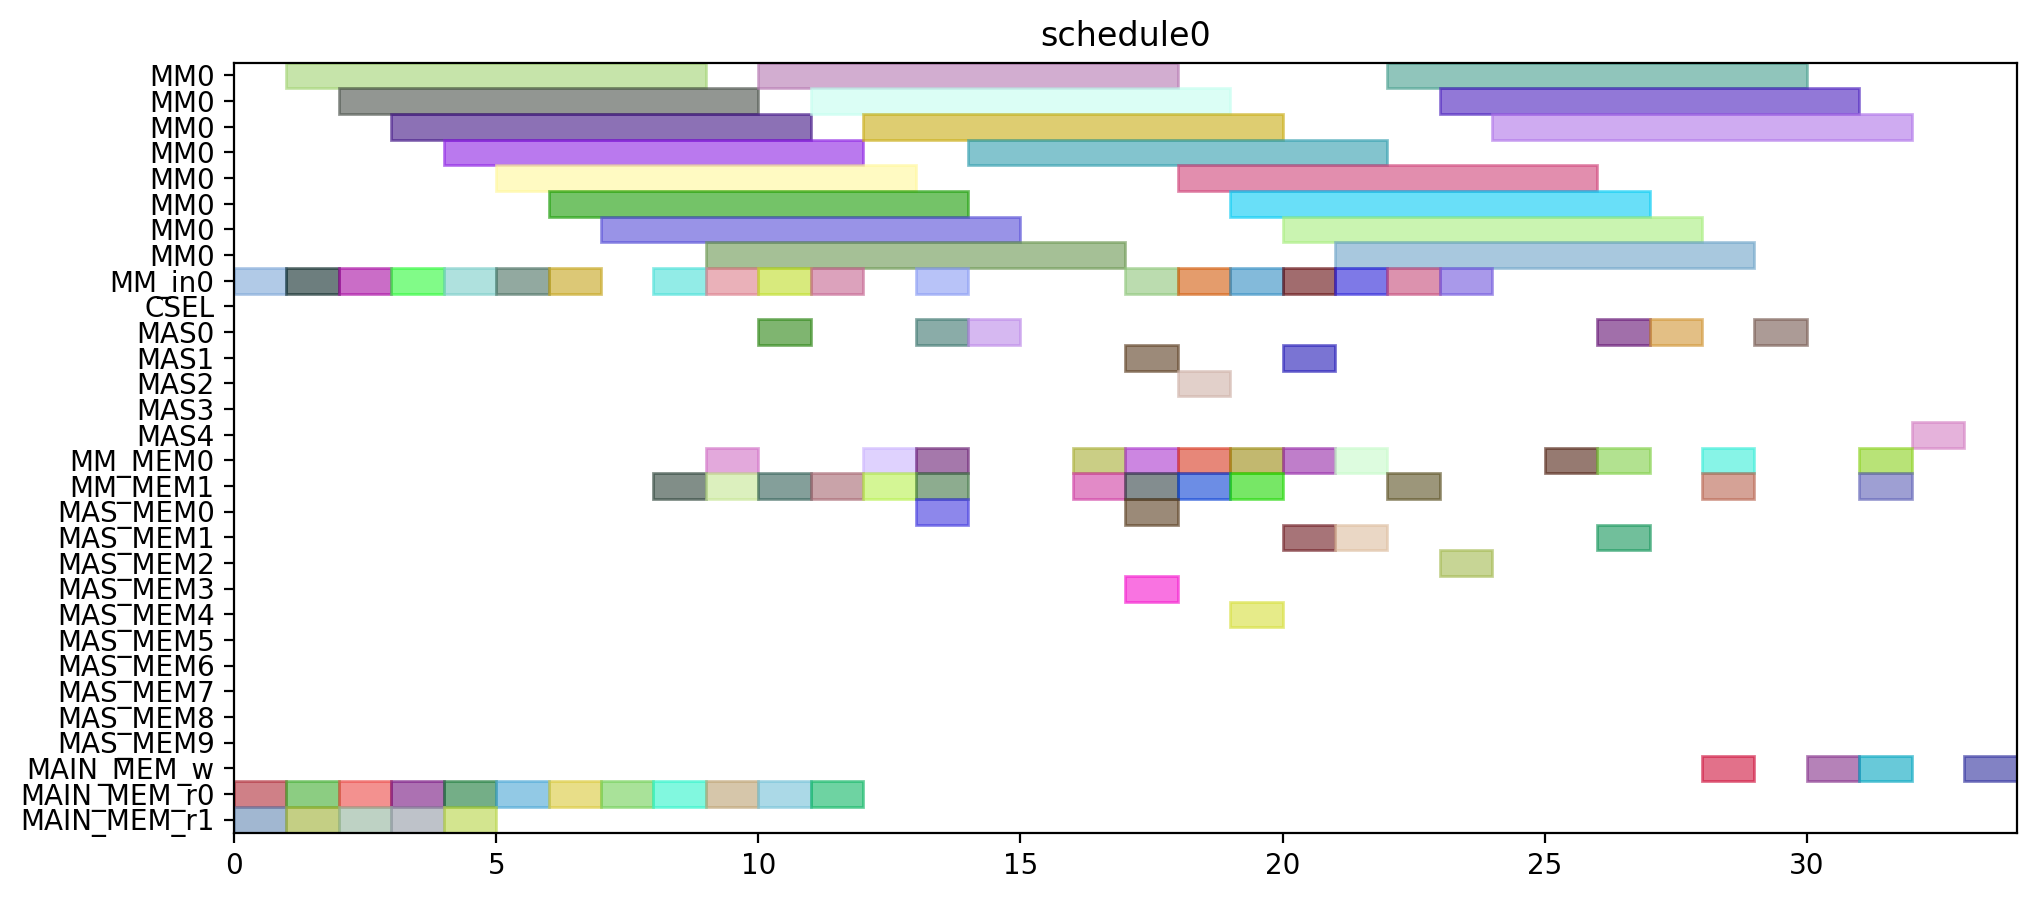

Source code (Python):
from pyschedule import Scenario, solvers, plotters, alt


def solve():
	horizon = 90
	S = Scenario("schedule0", horizon=horizon)

	# resource
	MM = S.Resources('MM', num=1, size=8)
	MM_in = S.Resources('MM_in', num=1)
	CSEL = S.Resource('CSEL')
	MAS = S.Resources('MAS', num=5, size=1, periods=range(1, horizon))
	MM_MEM = S.Resources('MM_MEM', num=2)
	MAS_MEM = S.Resources('MAS_MEM', num=10)
	MAIN_MEM_w = S.Resource('MAIN_MEM_w', size=1)
	MAIN_MEM_r = S.Resources('MAIN_MEM_r', num=2)

	# result of previous scheduling

	# new tasks
	T1_in = S.Task('T1_in', length=1, delay_cost=1)
	T1_in += alt(MM_in)
	T1 = S.Task('T1', length=8, delay_cost=1)
	T1 += alt(MM)
	S += T1>=T1_in

	T1_mem0 = S.Task('T1_mem0', length=1, delay_cost=1)
	T1_mem0 += MAIN_MEM_r[0]
	T2_in = S.Task('T2_in', length=1, delay_cost=1)
	T2_in += alt(MM_in)
	T2 = S.Task('T2', length=8, delay_cost=1)
	T2 += alt(MM)
	S += T2>=T2_in

	T2_mem0 = S.Task('T2_mem0', length=1, delay_cost=1)
	T2_mem0 += MAIN_MEM_r[0]
	T2_mem1 = S.Task('T2_mem1', length=1, delay_cost=1)
	T2_mem1 += MAIN_MEM_r[1]
	T3_in = S.Task('T3_in', length=1, delay_cost=1)
	T3_in += alt(MM_in)
	T3 = S.Task('T3', length=8, delay_cost=1)
	T3 += alt(MM)
	S += T3>=T3_in

	T3_mem0 = S.Task('T3_mem0', length=1, delay_cost=1)
	T3_mem0 += MAIN_MEM_r[0]
	T3_mem1 = S.Task('T3_mem1', length=1, delay_cost=1)
	T3_mem1 += MAIN_MEM_r[1]
	T4_in = S.Task('T4_in', length=1, delay_cost=1)
	T4_in += alt(MM_in)
	T4 = S.Task('T4', length=8, delay_cost=1)
	T4 += alt(MM)
	S += T4>=T4_in

	T4_mem0 = S.Task('T4_mem0', length=1, delay_cost=1)
	T4_mem0 += MAIN_MEM_r[0]
	T4_mem1 = S.Task('T4_mem1', length=1, delay_cost=1)
	T4_mem1 += MAIN_MEM_r[1]
	T5_in = S.Task('T5_in', length=1, delay_cost=1)
	T5_in += alt(MM_in)
	T5 = S.Task('T5', length=8, delay_cost=1)
	T5 += alt(MM)
	S += T5>=T5_in

	T5_mem0 = S.Task('T5_mem0', length=1, delay_cost=1)
	T5_mem0 += MAIN_MEM_r[0]
	T6_in = S.Task('T6_in', length=1, delay_cost=1)
	T6_in += alt(MM_in)
	T6 = S.Task('T6', length=8, delay_cost=1)
	T6 += alt(MM)
	S += T6>=T6_in

	T6_mem0 = S.Task('T6_mem0', length=1, delay_cost=1)
	T6_mem0 += MAIN_MEM_r[0]
	T6_mem1 = S.Task('T6_mem1', length=1, delay_cost=1)
	T6_mem1 += MAIN_MEM_r[1]
	T7_in = S.Task('T7_in', length=1, delay_cost=1)
	T7_in += alt(MM_in)
	T7 = S.Task('T7', length=8, delay_cost=1)
	T7 += alt(MM)
	S += T7>=T7_in

	T7_mem0 = S.Task('T7_mem0', length=1, delay_cost=1)
	T7_mem0 += MAIN_MEM_r[0]
	T7_mem1 = S.Task('T7_mem1', length=1, delay_cost=1)
	T7_mem1 += MAIN_MEM_r[1]
	T8_in = S.Task('T8_in', length=1, delay_cost=1)
	T8_in += alt(MM_in)
	T8 = S.Task('T8', length=8, delay_cost=1)
	T8 += alt(MM)
	S += T8>=T8_in

	T8_mem0 = S.Task('T8_mem0', length=1, delay_cost=1)
	T8_mem0 += MAIN_MEM_r[0]
	T8_mem1 = S.Task('T8_mem1', length=1, delay_cost=1)
	T8_mem1 += alt(MM_MEM)
	S += (T1*MM[0])-1 < T8_mem1*MM_MEM[1]
	S += T8_mem1 <= T8

	T9_in = S.Task('T9_in', length=1, delay_cost=1)
	T9_in += alt(MM_in)
	T9 = S.Task('T9', length=8, delay_cost=1)
	T9 += alt(MM)
	S += T9>=T9_in

	T9_mem0 = S.Task('T9_mem0', length=1, delay_cost=1)
	T9_mem0 += MAIN_MEM_r[0]
	T9_mem1 = S.Task('T9_mem1', length=1, delay_cost=1)
	T9_mem1 += alt(MM_MEM)
	S += (T1*MM[0])-1 < T9_mem1*MM_MEM[1]
	S += T9_mem1 <= T9

	T10_in = S.Task('T10_in', length=1, delay_cost=1)
	T10_in += alt(MM_in)
	T10 = S.Task('T10', length=8, delay_cost=1)
	T10 += alt(MM)
	S += T10>=T10_in

	T10_mem0 = S.Task('T10_mem0', length=1, delay_cost=1)
	T10_mem0 += MAIN_MEM_r[0]
	T10_mem1 = S.Task('T10_mem1', length=1, delay_cost=1)
	T10_mem1 += alt(MM_MEM)
	S += (T3*MM[0])-1 < T10_mem1*MM_MEM[1]
	S += T10_mem1 <= T10

	T11_in = S.Task('T11_in', length=1, delay_cost=1)
	T11_in += alt(MM_in)
	T11 = S.Task('T11', length=8, delay_cost=1)
	T11 += alt(MM)
	S += T11>=T11_in

	T11_mem0 = S.Task('T11_mem0', length=1, delay_cost=1)
	T11_mem0 += MAIN_MEM_r[0]
	T11_mem1 = S.Task('T11_mem1', length=1, delay_cost=1)
	T11_mem1 += alt(MM_MEM)
	S += (T3*MM[0])-1 < T11_mem1*MM_MEM[1]
	S += T11_mem1 <= T11

	T12 = S.Task('T12', length=1, delay_cost=1)
	T12 += alt(MAS)

	T12_mem0 = S.Task('T12_mem0', length=1, delay_cost=1)
	T12_mem0 += alt(MM_MEM)
	S += (T4*MM[0])-1 < T12_mem0*MM_MEM[0]
	S += T12_mem0 <= T12

	T12_mem1 = S.Task('T12_mem1', length=1, delay_cost=1)
	T12_mem1 += alt(MM_MEM)
	S += (T2*MM[0])-1 < T12_mem1*MM_MEM[1]
	S += T12_mem1 <= T12

	T13 = S.Task('T13', length=1, delay_cost=1)
	T13 += alt(MAS)

	T13_mem0 = S.Task('T13_mem0', length=1, delay_cost=1)
	T13_mem0 += alt(MM_MEM)
	S += (T4*MM[0])-1 < T13_mem0*MM_MEM[0]
	S += T13_mem0 <= T13

	T13_mem1 = S.Task('T13_mem1', length=1, delay_cost=1)
	T13_mem1 += alt(MM_MEM)
	S += (T2*MM[0])-1 < T13_mem1*MM_MEM[1]
	S += T13_mem1 <= T13

	T15 = S.Task('T15', length=1, delay_cost=1)
	T15 += alt(MAS)

	T15_mem0 = S.Task('T15_mem0', length=1, delay_cost=1)
	T15_mem0 += alt(MM_MEM)
	S += (T7*MM[0])-1 < T15_mem0*MM_MEM[0]
	S += T15_mem0 <= T15

	T14_in = S.Task('T14_in', length=1, delay_cost=1)
	T14_in += alt(MM_in)
	T14 = S.Task('T14', length=8, delay_cost=1)
	T14 += alt(MM)
	S += T14>=T14_in

	T14_mem0 = S.Task('T14_mem0', length=1, delay_cost=1)
	T14_mem0 += alt(MAS_MEM)
	S += (T13*MAS[0])-1 < T14_mem0*MAS_MEM[0]
	S += (T13*MAS[1])-1 < T14_mem0*MAS_MEM[2]
	S += (T13*MAS[2])-1 < T14_mem0*MAS_MEM[4]
	S += (T13*MAS[3])-1 < T14_mem0*MAS_MEM[6]
	S += (T13*MAS[4])-1 < T14_mem0*MAS_MEM[8]
	S += T14_mem0 <= T14

	T16_in = S.Task('T16_in', length=1, delay_cost=1)
	T16_in += alt(MM_in)
	T16 = S.Task('T16', length=8, delay_cost=1)
	T16 += alt(MM)
	S += T16>=T16_in

	T16_mem0 = S.Task('T16_mem0', length=1, delay_cost=1)
	T16_mem0 += alt(MM_MEM)
	S += (T1*MM[0])-1 < T16_mem0*MM_MEM[0]
	S += T16_mem0 <= T16

	T16_mem1 = S.Task('T16_mem1', length=1, delay_cost=1)
	T16_mem1 += alt(MM_MEM)
	S += (T8*MM[0])-1 < T16_mem1*MM_MEM[1]
	S += T16_mem1 <= T16

	T17_in = S.Task('T17_in', length=1, delay_cost=1)
	T17_in += alt(MM_in)
	T17 = S.Task('T17', length=8, delay_cost=1)
	T17 += alt(MM)
	S += T17>=T17_in

	T17_mem0 = S.Task('T17_mem0', length=1, delay_cost=1)
	T17_mem0 += alt(MM_MEM)
	S += (T8*MM[0])-1 < T17_mem0*MM_MEM[0]
	S += T17_mem0 <= T17

	T17_mem1 = S.Task('T17_mem1', length=1, delay_cost=1)
	T17_mem1 += alt(MAS_MEM)
	S += (T15*MAS[0])-1 < T17_mem1*MAS_MEM[1]
	S += (T15*MAS[1])-1 < T17_mem1*MAS_MEM[3]
	S += (T15*MAS[2])-1 < T17_mem1*MAS_MEM[5]
	S += (T15*MAS[3])-1 < T17_mem1*MAS_MEM[7]
	S += (T15*MAS[4])-1 < T17_mem1*MAS_MEM[9]
	S += T17_mem1 <= T17

	T18 = S.Task('T18', length=1, delay_cost=1)
	T18 += alt(MAS)

	T18_mem0 = S.Task('T18_mem0', length=1, delay_cost=1)
	T18_mem0 += alt(MM_MEM)
	S += (T5*MM[0])-1 < T18_mem0*MM_MEM[0]
	S += T18_mem0 <= T18

	T18_mem1 = S.Task('T18_mem1', length=1, delay_cost=1)
	T18_mem1 += alt(MM_MEM)
	S += (T9*MM[0])-1 < T18_mem1*MM_MEM[1]
	S += T18_mem1 <= T18

	T19 = S.Task('T19', length=1, delay_cost=1)
	T19 += alt(MAS)

	T19_mem0 = S.Task('T19_mem0', length=1, delay_cost=1)
	T19_mem0 += alt(MM_MEM)
	S += (T5*MM[0])-1 < T19_mem0*MM_MEM[0]
	S += T19_mem0 <= T19

	T19_mem1 = S.Task('T19_mem1', length=1, delay_cost=1)
	T19_mem1 += alt(MM_MEM)
	S += (T9*MM[0])-1 < T19_mem1*MM_MEM[1]
	S += T19_mem1 <= T19

	T21 = S.Task('T21', length=1, delay_cost=1)
	T21 += alt(MAS)

	T21_mem0 = S.Task('T21_mem0', length=1, delay_cost=1)
	T21_mem0 += alt(MM_MEM)
	S += (T6*MM[0])-1 < T21_mem0*MM_MEM[0]
	S += T21_mem0 <= T21

	T21_mem1 = S.Task('T21_mem1', length=1, delay_cost=1)
	T21_mem1 += alt(MM_MEM)
	S += (T10*MM[0])-1 < T21_mem1*MM_MEM[1]
	S += T21_mem1 <= T21

	T24_in = S.Task('T24_in', length=1, delay_cost=1)
	T24_in += alt(MM_in)
	T24 = S.Task('T24', length=8, delay_cost=1)
	T24 += alt(MM)
	S += T24>=T24_in

	T24_mem0 = S.Task('T24_mem0', length=1, delay_cost=1)
	T24_mem0 += alt(MM_MEM)
	S += (T11*MM[0])-1 < T24_mem0*MM_MEM[0]
	S += T24_mem0 <= T24

	T24_mem1 = S.Task('T24_mem1', length=1, delay_cost=1)
	T24_mem1 += alt(MAS_MEM)
	S += (T12*MAS[0])-1 < T24_mem1*MAS_MEM[1]
	S += (T12*MAS[1])-1 < T24_mem1*MAS_MEM[3]
	S += (T12*MAS[2])-1 < T24_mem1*MAS_MEM[5]
	S += (T12*MAS[3])-1 < T24_mem1*MAS_MEM[7]
	S += (T12*MAS[4])-1 < T24_mem1*MAS_MEM[9]
	S += T24_mem1 <= T24

	T20_in = S.Task('T20_in', length=1, delay_cost=1)
	T20_in += alt(MM_in)
	T20 = S.Task('T20', length=8, delay_cost=1)
	T20 += alt(MM)
	S += T20>=T20_in

	T20_mem0 = S.Task('T20_mem0', length=1, delay_cost=1)
	T20_mem0 += alt(MAS_MEM)
	S += (T15*MAS[0])-1 < T20_mem0*MAS_MEM[0]
	S += (T15*MAS[1])-1 < T20_mem0*MAS_MEM[2]
	S += (T15*MAS[2])-1 < T20_mem0*MAS_MEM[4]
	S += (T15*MAS[3])-1 < T20_mem0*MAS_MEM[6]
	S += (T15*MAS[4])-1 < T20_mem0*MAS_MEM[8]
	S += T20_mem0 <= T20

	T20_mem1 = S.Task('T20_mem1', length=1, delay_cost=1)
	T20_mem1 += alt(MAS_MEM)
	S += (T18*MAS[0])-1 < T20_mem1*MAS_MEM[1]
	S += (T18*MAS[1])-1 < T20_mem1*MAS_MEM[3]
	S += (T18*MAS[2])-1 < T20_mem1*MAS_MEM[5]
	S += (T18*MAS[3])-1 < T20_mem1*MAS_MEM[7]
	S += (T18*MAS[4])-1 < T20_mem1*MAS_MEM[9]
	S += T20_mem1 <= T20

	T22_in = S.Task('T22_in', length=1, delay_cost=1)
	T22_in += alt(MM_in)
	T22 = S.Task('T22', length=8, delay_cost=1)
	T22 += alt(MM)
	S += T22>=T22_in

	T22_mem0 = S.Task('T22_mem0', length=1, delay_cost=1)
	T22_mem0 += alt(MAS_MEM)
	S += (T21*MAS[0])-1 < T22_mem0*MAS_MEM[0]
	S += (T21*MAS[1])-1 < T22_mem0*MAS_MEM[2]
	S += (T21*MAS[2])-1 < T22_mem0*MAS_MEM[4]
	S += (T21*MAS[3])-1 < T22_mem0*MAS_MEM[6]
	S += (T21*MAS[4])-1 < T22_mem0*MAS_MEM[8]
	S += T22_mem0 <= T22

	T23_in = S.Task('T23_in', length=1, delay_cost=1)
	T23_in += alt(MM_in)
	T23 = S.Task('T23', length=8, delay_cost=1)
	T23 += alt(MM)
	S += T23>=T23_in

	T23_mem0 = S.Task('T23_mem0', length=1, delay_cost=1)
	T23_mem0 += alt(MAS_MEM)
	S += (T19*MAS[0])-1 < T23_mem0*MAS_MEM[0]
	S += (T19*MAS[1])-1 < T23_mem0*MAS_MEM[2]
	S += (T19*MAS[2])-1 < T23_mem0*MAS_MEM[4]
	S += (T19*MAS[3])-1 < T23_mem0*MAS_MEM[6]
	S += (T19*MAS[4])-1 < T23_mem0*MAS_MEM[8]
	S += T23_mem0 <= T23

	Z2_new_in = S.Task('Z2_new_in', length=1, delay_cost=1)
	Z2_new_in += alt(MM_in)
	Z2_new = S.Task('Z2_new', length=8, delay_cost=1)
	Z2_new += alt(MM)
	S += Z2_new>=Z2_new_in

	S += 0<Z2_new

	Z2_new_w = S.Task('Z2_new_w', length=1, delay_cost=1)
	Z2_new_w += alt(MAIN_MEM_w)
	S += Z2_new <= Z2_new_w

	Z2_new_mem0 = S.Task('Z2_new_mem0', length=1, delay_cost=1)
	Z2_new_mem0 += MAIN_MEM_r[0]
	Z2_new_mem1 = S.Task('Z2_new_mem1', length=1, delay_cost=1)
	Z2_new_mem1 += alt(MM_MEM)
	S += (T14*MM[0])-1 < Z2_new_mem1*MM_MEM[1]
	S += Z2_new_mem1 <= Z2_new

	T25 = S.Task('T25', length=1, delay_cost=1)
	T25 += alt(MAS)

	T25_mem0 = S.Task('T25_mem0', length=1, delay_cost=1)
	T25_mem0 += alt(MM_MEM)
	S += (T20*MM[0])-1 < T25_mem0*MM_MEM[0]
	S += T25_mem0 <= T25

	X2_new = S.Task('X2_new', length=1, delay_cost=1)
	X2_new += alt(MAS)

	S += 0<X2_new

	X2_new_w = S.Task('X2_new_w', length=1, delay_cost=1)
	X2_new_w += alt(MAIN_MEM_w)
	S += X2_new <= X2_new_w

	X2_new_mem0 = S.Task('X2_new_mem0', length=1, delay_cost=1)
	X2_new_mem0 += alt(MM_MEM)
	S += (T22*MM[0])-1 < X2_new_mem0*MM_MEM[0]
	S += X2_new_mem0 <= X2_new

	X2_new_mem1 = S.Task('X2_new_mem1', length=1, delay_cost=1)
	X2_new_mem1 += alt(MM_MEM)
	S += (T24*MM[0])-1 < X2_new_mem1*MM_MEM[1]
	S += X2_new_mem1 <= X2_new

	X1_new = S.Task('X1_new', length=1, delay_cost=1)
	X1_new += alt(MAS)

	S += 0<X1_new

	X1_new_w = S.Task('X1_new_w', length=1, delay_cost=1)
	X1_new_w += alt(MAIN_MEM_w)
	S += X1_new <= X1_new_w

	X1_new_mem0 = S.Task('X1_new_mem0', length=1, delay_cost=1)
	X1_new_mem0 += alt(MM_MEM)
	S += (T23*MM[0])-1 < X1_new_mem0*MM_MEM[0]
	S += X1_new_mem0 <= X1_new

	X1_new_mem1 = S.Task('X1_new_mem1', length=1, delay_cost=1)
	X1_new_mem1 += alt(MM_MEM)
	S += (T17*MM[0])-1 < X1_new_mem1*MM_MEM[1]
	S += X1_new_mem1 <= X1_new

	Z1_new = S.Task('Z1_new', length=1, delay_cost=1)
	Z1_new += alt(MAS)

	S += 0<Z1_new

	Z1_new_w = S.Task('Z1_new_w', length=1, delay_cost=1)
	Z1_new_w += alt(MAIN_MEM_w)
	S += Z1_new <= Z1_new_w

	Z1_new_mem0 = S.Task('Z1_new_mem0', length=1, delay_cost=1)
	Z1_new_mem0 += alt(MM_MEM)
	S += (T16*MM[0])-1 < Z1_new_mem0*MM_MEM[0]
	S += Z1_new_mem0 <= Z1_new

	Z1_new_mem1 = S.Task('Z1_new_mem1', length=1, delay_cost=1)
	Z1_new_mem1 += alt(MAS_MEM)
	S += (T25*MAS[0])-1 < Z1_new_mem1*MAS_MEM[1]
	S += (T25*MAS[1])-1 < Z1_new_mem1*MAS_MEM[3]
	S += (T25*MAS[2])-1 < Z1_new_mem1*MAS_MEM[5]
	S += (T25*MAS[3])-1 < Z1_new_mem1*MAS_MEM[7]
	S += (T25*MAS[4])-1 < Z1_new_mem1*MAS_MEM[9]
	S += Z1_new_mem1 <= Z1_new

	solvers.mip.solve(S,msg=1,kind='CPLEX',ratio_gap=1.01)

	solution = [['hoge']*len(S.solution()[1]) for i in range(len(S.solution()))]
	for i in range(len(S.solution())):
		for j in range(len(S.solution()[i])):
			solution[i][j]=str(S.solution()[i][j])
	print(solution)

	cycles = int(solution[-1][3])

	pic_file_name = "/home/mfukuda/ABE/multiRAM_multiMAS_16mux/scheduling_result/stage8MM1_stage1MAS5/ladderMul/schedule0.png"
	if(S.solution() != []):
		plotters.matplotlib.plot(S,img_filename=pic_file_name, show_task_labels=False, fig_size=(cycles*0.25+3, 5))

	return solution
